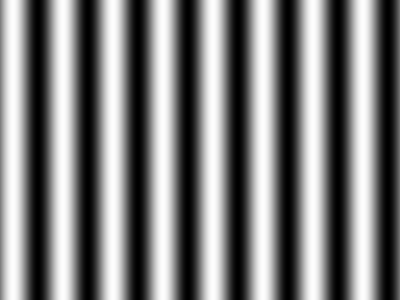
#> input picture phase_1/opl_input/test_grating.png, 400 x 300 px
$ python retinal_opl.py opl_input/test_grating.png
#> lines starting #> are read from the running program, lines starting #| are printed output that depends on the picture
### phase_1/save_outputs.py
import os

import cv2
import numpy as np

from opl_pipeline import opl_pipeline
from normalize import normalize_to_uint8


def save_outputs(input_path, output_dir):
    # ensure_output_dir
#> called with input_path = 'opl_input/test_grating.png', output_dir = 'phase_1/opl_input/opl_output'
    os.makedirs(output_dir, exist_ok=True)

    # read_input_image
    original = cv2.imread(input_path)
#> original is the input picture: shape (300, 400, 3); min 0, max 253, mean 126.5
    if original is None:
        raise FileNotFoundError(f"Could not read input image: {input_path}")

    # run_opl_pipeline
    luminance, log_image, dog, on_channel, off_channel, composite = opl_pipeline(original)

    # write_stage_images
    cv2.imwrite(os.path.join(output_dir, "01_input.png"), original)
    cv2.imwrite(os.path.join(output_dir, "02_luminance.png"), normalize_to_uint8(luminance))
    cv2.imwrite(os.path.join(output_dir, "03_log_compressed.png"), normalize_to_uint8(log_image))
    cv2.imwrite(os.path.join(output_dir, "04_dog_response.png"), normalize_to_uint8(dog))
    cv2.imwrite(os.path.join(output_dir, "05_on_channel.png"), normalize_to_uint8(on_channel))
    cv2.imwrite(os.path.join(output_dir, "06_off_channel.png"), normalize_to_uint8(off_channel))
    cv2.imwrite(os.path.join(output_dir, "07_composite.png"), composite)

    # summarize_dog_stats
    dog_min, dog_max = dog.min(), dog.max()
    on_count = int(np.sum(dog > 0))
    off_count = int(np.sum(dog < 0))

    print(f"DoG min: {dog_min:.4f}")
    print(f"DoG max: {dog_max:.4f}")
    print(f"ON pixels firing (DoG > 0): {on_count}")
    print(f"OFF pixels firing (DoG < 0): {off_count}")

    if dog_min >= 0 or dog_max <= 0:
        print("WARNING: DoG response lacks both ON and OFF signal - check input/parameters.")

### phase_1/luminance.py
import cv2
import numpy as np


def rgb_to_luminance(image_bgr):
    # cast_to_float64
    image_bgr = image_bgr.astype(np.float64)
    # split_bgr_channels
    b, g, r = cv2.split(image_bgr)
    # weighted_luminance_sum
    luminance = 0.299 * r + 0.587 * g + 0.114 * b
    return luminance

### phase_1/log_transform.py
import numpy as np


def log_transform(luminance, c=None):
    # cast_to_float64
    r = luminance.astype(np.float64)
    # auto_scale_constant
    if c is None:
        c = 255.0 / np.log(1 + np.max(r))
#> c = 46.05
    # log_compression
    s = c * np.log(1 + r)
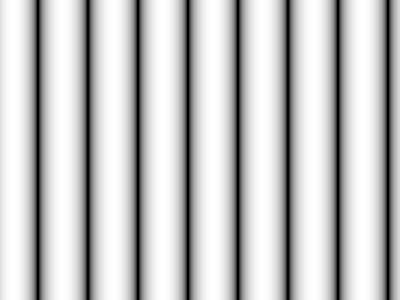
#> s: shape (300, 400) float64; min 0, max 255, mean 196.1
    return s

### phase_1/gaussian_blur.py
import math

import cv2


def gaussian_blur(image, sigma):
    # kernel_size_from_sigma
#> called with sigma = 1.5
    ksize = int(2 * math.ceil(3 * sigma) + 1)
    # apply_gaussian_blur
    return cv2.GaussianBlur(image, (ksize, ksize), sigmaX=sigma, sigmaY=sigma)

### phase_1/difference_of_gaussians.py
from gaussian_blur import gaussian_blur


def difference_of_gaussians(image, sigma_c, sigma_s):
    # centre_gaussian
    centre = gaussian_blur(image, sigma_c)
    # surround_gaussian
    surround = gaussian_blur(image, sigma_s)
#> call 2 of gaussian_blur, with sigma = 6
#> in gaussian_blur (call 2), `return cv2.GaussianBlur(image, (ksize, ksize), sigmaX=sigma, sigmaY=si..`:
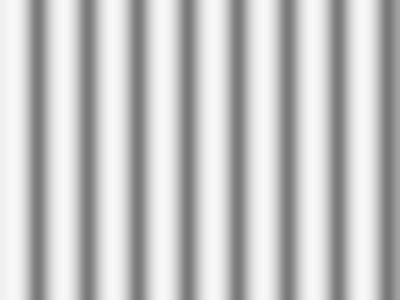
#> returned value: shape (300, 400) float64; min 119.3, max 248.6, mean 196.1
    # centre_minus_surround
    dog = centre - surround
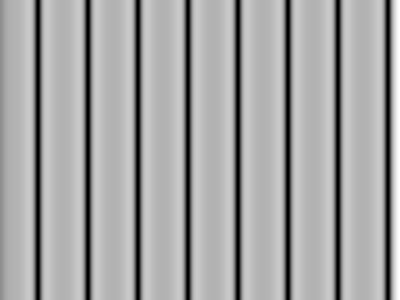
#> dog: shape (300, 400) float64; min -84.36, max 45.45, mean 0; drawn with min black and max white
    return dog

### phase_1/rectify.py
import numpy as np


def rectify_on(dog):
    # half_wave_rectify_positive
    return np.maximum(0, dog)
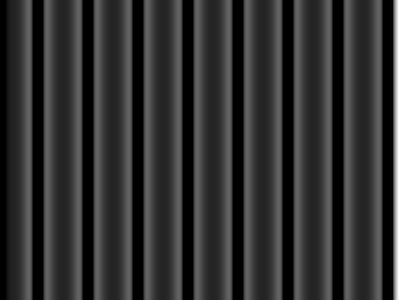
#> returned value: shape (300, 400) float64; min 0, max 45.45, mean 9; drawn with min black and max white


def rectify_off(dog):
    # half_wave_rectify_negative
    return np.maximum(0, -dog)
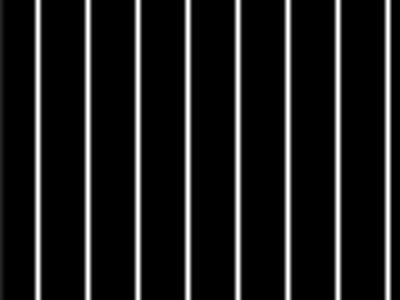
#> returned value: shape (300, 400) float64; min 0, max 84.36, mean 8.9; drawn with min black and max white

### phase_1/normalize.py
import numpy as np


def normalize_to_uint8(image):
    # cast_to_float64
    image = image.astype(np.float64)
    # compute_min_max
    min_val, max_val = image.min(), image.max()
#> min_val = 0; max_val = 253
    # guard_flat_image
    if max_val - min_val < 1e-12:
        return np.zeros_like(image, dtype=np.uint8)
    # scale_to_0_255
    normalized = (image - min_val) / (max_val - min_val) * 255.0
    return normalized.astype(np.uint8)

### phase_1/opl_pipeline.py
import cv2

from luminance import rgb_to_luminance
from log_transform import log_transform
from difference_of_gaussians import difference_of_gaussians
from rectify import rectify_on, rectify_off
from normalize import normalize_to_uint8


def opl_pipeline(image_bgr, sigma_c=1.5, sigma_s=6.0):
    # rgb_to_luminance
    luminance = rgb_to_luminance(image_bgr)
    # log_transform
    log_image = log_transform(luminance)
    # difference_of_gaussians
    dog = difference_of_gaussians(log_image, sigma_c, sigma_s)
    # rectify_on
    on_channel = rectify_on(dog)
    # rectify_off
    off_channel = rectify_off(dog)

    # greyscale_composite_base
    grey_u8 = normalize_to_uint8(luminance)
    composite = cv2.cvtColor(grey_u8, cv2.COLOR_GRAY2BGR).astype(float)

    # normalize_on_off_channels
    on_norm = normalize_to_uint8(on_channel).astype(float)
    off_norm = normalize_to_uint8(off_channel).astype(float)

    # blend_on_blue_off_red
    composite[:, :, 0] = (composite[:, :, 0] + on_norm).clip(0, 255)
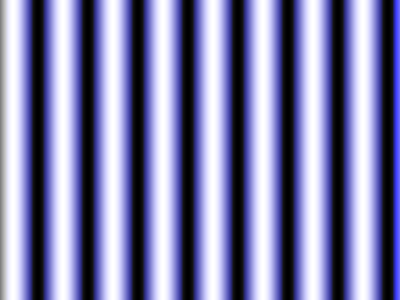
#> composite: shape (300, 400, 3) float64; mean of channels 0, 1, 2 170, 127, 127; drawn as B, G, R
    composite[:, :, 2] = (composite[:, :, 2] + off_norm).clip(0, 255)
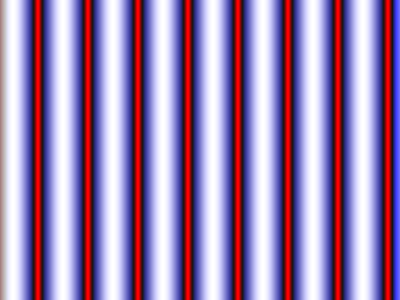
#> composite: shape (300, 400, 3) float64; mean of channels 0, 1, 2 170, 127, 153.9; drawn as B, G, R
    composite = composite.astype("uint8")

    return luminance, log_image, dog, on_channel, off_channel, composite

### phase_1/retinal_opl.py
import os
import sys

from luminance import rgb_to_luminance
from log_transform import log_transform
from gaussian_blur import gaussian_blur
from difference_of_gaussians import difference_of_gaussians
from rectify import rectify_on, rectify_off
from opl_pipeline import opl_pipeline
from save_outputs import save_outputs

if __name__ == "__main__":
    if len(sys.argv) != 2:
        print("Usage: python retinal_opl.py <input_image_path>")
        sys.exit(1)

    # parse_input_path
    input_path = sys.argv[1]
    # resolve_output_dir
    input_dir = os.path.dirname(os.path.abspath(input_path))
    output_dir = os.path.join(input_dir, "opl_output")

    # run_and_save
    save_outputs(input_path, output_dir)
#> in save_outputs, `dog_min, dog_max = dog.min(), dog.max()`: dog_min = -84.36; dog_max = 45.45
#> in save_outputs, `on_count = int(np.sum(dog > 0))`: on_count = 94800
#> in save_outputs, `off_count = int(np.sum(dog < 0))`: off_count = 25200
#| DoG min: -84.3614
#| DoG max: 45.4533
#| ON pixels firing (DoG > 0): 94800
#| OFF pixels firing (DoG < 0): 25200
    print("Done. Outputs saved to opl_output/")
